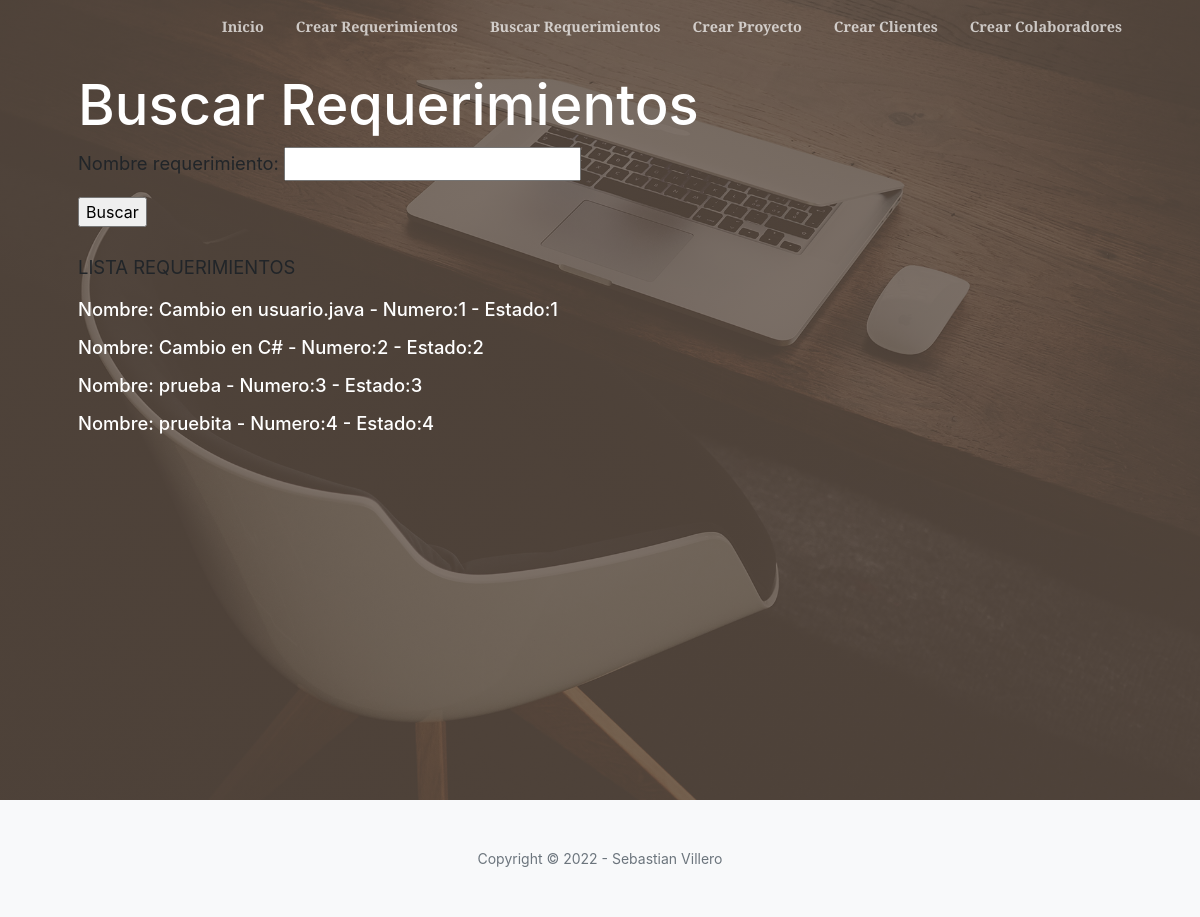
Page /inicio/requerimientos/ on the earlier database version.
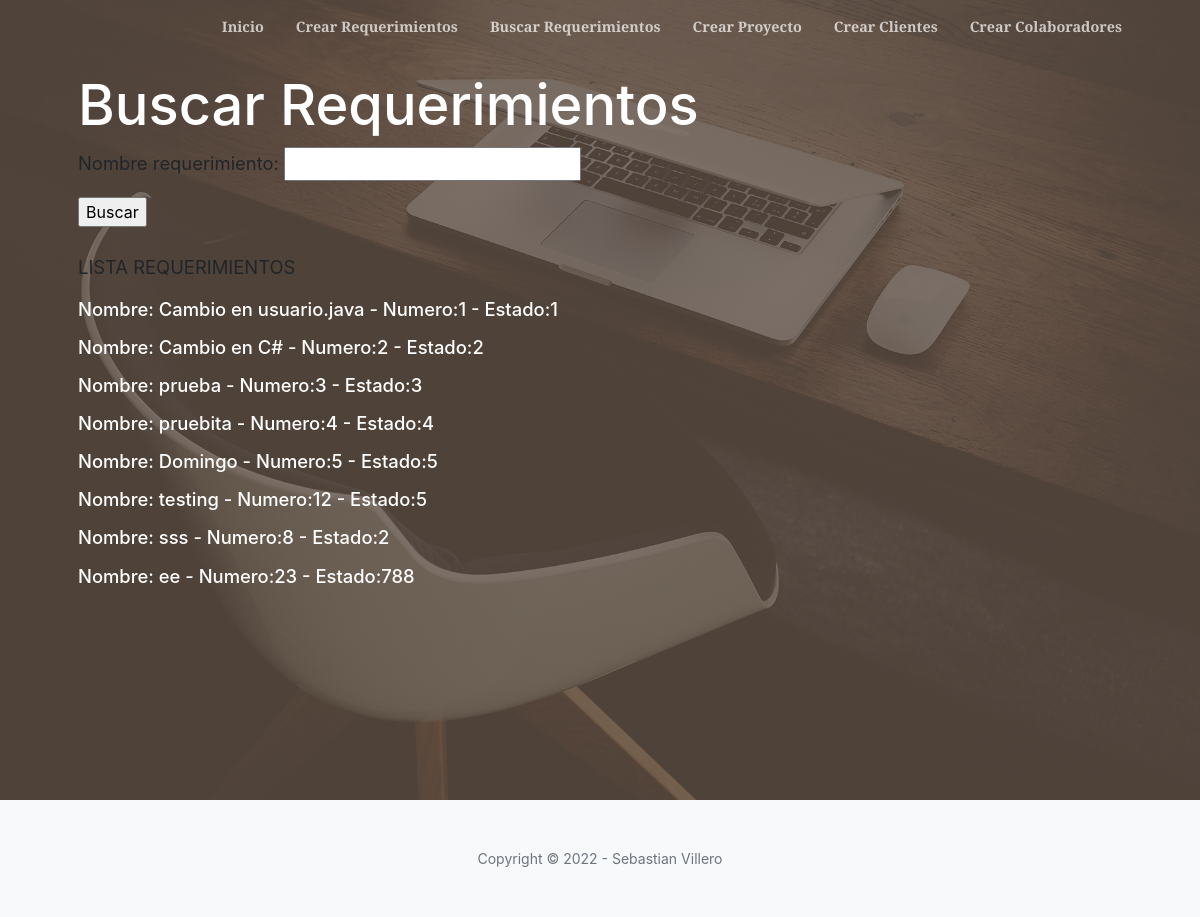
Same page on the later database version.
### appentrega/models.py (models this page shows, shortened)
class Requerimiento(models.Model):
    numero = models.IntegerField()
    estado = models.IntegerField()
    nombre = models.CharField(max_length=50)
    solicitud = models.CharField(max_length=100)
    fecha_alta = models.DateField(blank=True, null=True)
    fecha_cierre = models.DateField(blank=True, null=True)

### appentrega/views.py (the view)
# urls.py: path("requerimientos/",requerimientos, name='requerimientos'),
def requerimientos(request):
    listado_requerimientos = Requerimiento.objects.all()
    if request.GET.get('nombre_requerimiento'):
        formulario = FormularioBusqueda(request.GET)
        if formulario.is_valid():
            data = formulario.cleaned_data
            listado_requerimientos = Requerimiento.objects.filter(nombre__icontains = data['nombre_requerimiento'])
        return render(request, "appentrega/requerimientos.html", {'requerimientos':listado_requerimientos,'formulario':formulario})
    else:
        formulario = FormularioBusqueda()
        return render(request, "appentrega/requerimientos.html", {'requerimientos':listado_requerimientos, 'formulario':formulario})

### appentrega/forms.py
class FormularioBusqueda(Form):
    nombre_requerimiento = CharField(max_length=50)

### appentrega/templates/appentrega/requerimientos.html (shortened to what this page needs)
{% extends 'appentrega/base.html' %}
{% block titulo2 %}  Buscar Requerimientos {% endblock titulo2 %}
{% block lista %}
    <p> </br>LISTA REQUERIMIENTOS </br></p>
{% endblock lista %}
{% block listado_requerimientos %}
    {% for requerimiento in requerimientos %}
            <p> Nombre: {{requerimiento.nombre}} - Numero:{{requerimiento.numero}} - Estado:{{requerimiento.estado}} </p>
    {% endfor %}
{% endblock listado_requerimientos%}
{% block busqueda %}
    <div>
        <form method="get" >{% csrf_token %}
            {{formulario.as_p}}
            <input type="submit" value="Buscar">
        </form>
    </div>
{% endblock %}

Differences in the rows shown:
added Requerimiento: nombre "Domingo", numero "5", estado "5"
added Requerimiento: nombre "testing", numero "12", estado "5"
added Requerimiento: nombre "sss", numero "8", estado "2"
added Requerimiento: nombre "ee", numero "23", estado "788"
